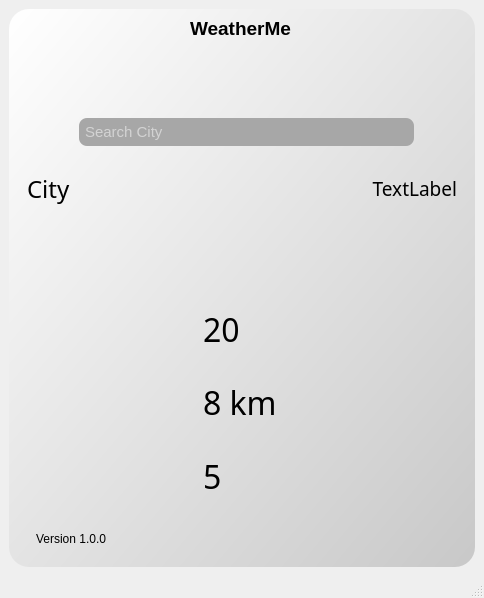
<?xml version="1.0" encoding="UTF-8"?>
<ui version="4.0">
 <class>MainWindow</class>
 <widget class="QMainWindow" name="MainWindow">
  <property name="geometry">
   <rect>
    <x>0</x>
    <y>0</y>
    <width>484</width>
    <height>598</height>
   </rect>
  </property>
  <property name="minimumSize">
   <size>
    <width>100</width>
    <height>100</height>
   </size>
  </property>
  <property name="windowTitle">
   <string>MainWindow</string>
  </property>
  <widget class="QWidget" name="centralwidget">
   <layout class="QVBoxLayout" name="verticalLayout_7">
    <item>
     <widget class="QFrame" name="frame">
      <property name="styleSheet">
       <string notr="true">background-color: qlineargradient(spread:pad, x1:0, y1:0, x2:1, y2:1, stop:0 rgba(255, 255, 255, 255), stop:1 rgba(200, 200, 200, 255));
border-radius:20px;</string>
      </property>
      <property name="frameShape">
       <enum>QFrame::StyledPanel</enum>
      </property>
      <property name="frameShadow">
       <enum>QFrame::Raised</enum>
      </property>
      <layout class="QVBoxLayout" name="verticalLayout_2">
       <property name="spacing">
        <number>0</number>
       </property>
       <property name="leftMargin">
        <number>0</number>
       </property>
       <property name="topMargin">
        <number>0</number>
       </property>
       <property name="rightMargin">
        <number>0</number>
       </property>
       <property name="bottomMargin">
        <number>0</number>
       </property>
       <item>
        <widget class="QFrame" name="frame_2">
         <property name="styleSheet">
          <string notr="true">background-color:transparent;</string>
         </property>
         <property name="frameShape">
          <enum>QFrame::StyledPanel</enum>
         </property>
         <property name="frameShadow">
          <enum>QFrame::Raised</enum>
         </property>
         <layout class="QVBoxLayout" name="verticalLayout_6">
          <property name="spacing">
           <number>0</number>
          </property>
          <property name="topMargin">
           <number>0</number>
          </property>
          <property name="rightMargin">
           <number>0</number>
          </property>
          <property name="bottomMargin">
           <number>0</number>
          </property>
          <item alignment="Qt::AlignTop">
           <widget class="QFrame" name="frame_3">
            <property name="frameShape">
             <enum>QFrame::StyledPanel</enum>
            </property>
            <property name="frameShadow">
             <enum>QFrame::Raised</enum>
            </property>
            <layout class="QHBoxLayout" name="horizontalLayout_3">
             <property name="spacing">
              <number>0</number>
             </property>
             <property name="topMargin">
              <number>0</number>
             </property>
             <property name="rightMargin">
              <number>0</number>
             </property>
             <property name="bottomMargin">
              <number>0</number>
             </property>
             <item>
              <spacer name="horizontalSpacer_6">
               <property name="orientation">
                <enum>Qt::Horizontal</enum>
               </property>
               <property name="sizeType">
                <enum>QSizePolicy::Expanding</enum>
               </property>
               <property name="sizeHint" stdset="0">
                <size>
                 <width>128</width>
                 <height>20</height>
                </size>
               </property>
              </spacer>
             </item>
             <item>
              <widget class="QFrame" name="frame_4">
               <property name="frameShape">
                <enum>QFrame::StyledPanel</enum>
               </property>
               <property name="frameShadow">
                <enum>QFrame::Raised</enum>
               </property>
               <layout class="QVBoxLayout" name="verticalLayout_4">
                <item>
                 <spacer name="horizontalSpacer">
                  <property name="orientation">
                   <enum>Qt::Horizontal</enum>
                  </property>
                  <property name="sizeType">
                   <enum>QSizePolicy::MinimumExpanding</enum>
                  </property>
                  <property name="sizeHint" stdset="0">
                   <size>
                    <width>40</width>
                    <height>20</height>
                   </size>
                  </property>
                 </spacer>
                </item>
               </layout>
              </widget>
             </item>
             <item>
              <widget class="QLabel" name="label_2">
               <property name="font">
                <font>
                 <pointsize>14</pointsize>
                 <weight>75</weight>
                 <bold>true</bold>
                </font>
               </property>
               <property name="text">
                <string>WeatherMe</string>
               </property>
              </widget>
             </item>
             <item>
              <spacer name="horizontalSpacer_7">
               <property name="orientation">
                <enum>Qt::Horizontal</enum>
               </property>
               <property name="sizeHint" stdset="0">
                <size>
                 <width>40</width>
                 <height>20</height>
                </size>
               </property>
              </spacer>
             </item>
             <item>
              <spacer name="horizontalSpacer_5">
               <property name="orientation">
                <enum>Qt::Horizontal</enum>
               </property>
               <property name="sizeType">
                <enum>QSizePolicy::MinimumExpanding</enum>
               </property>
               <property name="sizeHint" stdset="0">
                <size>
                 <width>40</width>
                 <height>20</height>
                </size>
               </property>
              </spacer>
             </item>
             <item alignment="Qt::AlignLeft">
              <widget class="QFrame" name="frame_6">
               <property name="frameShape">
                <enum>QFrame::StyledPanel</enum>
               </property>
               <property name="frameShadow">
                <enum>QFrame::Raised</enum>
               </property>
               <layout class="QHBoxLayout" name="horizontalLayout">
                <item>
                 <widget class="QPushButton" name="minimiz">
                  <property name="text">
                   <string/>
                  </property>
                  <property name="icon">
                   <iconset resource="../resources.qrc">
                    <normaloff>:/icons/icons/minimize-sign.png</normaloff>:/icons/icons/minimize-sign.png</iconset>
                  </property>
                  <property name="iconSize">
                   <size>
                    <width>20</width>
                    <height>20</height>
                   </size>
                  </property>
                 </widget>
                </item>
                <item>
                 <widget class="QPushButton" name="maxwin">
                  <property name="text">
                   <string/>
                  </property>
                  <property name="icon">
                   <iconset resource="../resources.qrc">
                    <normaloff>:/icons/icons/new-tab.png</normaloff>:/icons/icons/new-tab.png</iconset>
                  </property>
                  <property name="iconSize">
                   <size>
                    <width>20</width>
                    <height>20</height>
                   </size>
                  </property>
                 </widget>
                </item>
                <item>
                 <widget class="QPushButton" name="close">
                  <property name="text">
                   <string/>
                  </property>
                  <property name="icon">
                   <iconset resource="../resources.qrc">
                    <normaloff>:/icons/icons/cross.png</normaloff>:/icons/icons/cross.png</iconset>
                  </property>
                  <property name="iconSize">
                   <size>
                    <width>20</width>
                    <height>20</height>
                   </size>
                  </property>
                 </widget>
                </item>
               </layout>
              </widget>
             </item>
            </layout>
           </widget>
          </item>
          <item>
           <spacer name="verticalSpacer_2">
            <property name="orientation">
             <enum>Qt::Vertical</enum>
            </property>
            <property name="sizeType">
             <enum>QSizePolicy::MinimumExpanding</enum>
            </property>
            <property name="sizeHint" stdset="0">
             <size>
              <width>20</width>
              <height>60</height>
             </size>
            </property>
           </spacer>
          </item>
          <item alignment="Qt::AlignTop">
           <widget class="QFrame" name="frame_14">
            <property name="frameShape">
             <enum>QFrame::StyledPanel</enum>
            </property>
            <property name="frameShadow">
             <enum>QFrame::Raised</enum>
            </property>
            <layout class="QHBoxLayout" name="horizontalLayout_2">
             <item>
              <spacer name="horizontalSpacer_8">
               <property name="orientation">
                <enum>Qt::Horizontal</enum>
               </property>
               <property name="sizeType">
                <enum>QSizePolicy::Fixed</enum>
               </property>
               <property name="sizeHint" stdset="0">
                <size>
                 <width>50</width>
                 <height>20</height>
                </size>
               </property>
              </spacer>
             </item>
             <item>
              <widget class="QLineEdit" name="search">
               <property name="maximumSize">
                <size>
                 <width>400</width>
                 <height>250</height>
                </size>
               </property>
               <property name="sizeIncrement">
                <size>
                 <width>90</width>
                 <height>80</height>
                </size>
               </property>
               <property name="font">
                <font>
                 <pointsize>11</pointsize>
                </font>
               </property>
               <property name="styleSheet">
                <string notr="true">background-color: rgb(167, 167, 167);
color:white;
border-radius:8px;
margin:2px;
padding:4px;</string>
               </property>
               <property name="placeholderText">
                <string>Search City</string>
               </property>
               <property name="clearButtonEnabled">
                <bool>true</bool>
               </property>
              </widget>
             </item>
             <item>
              <spacer name="horizontalSpacer_9">
               <property name="orientation">
                <enum>Qt::Horizontal</enum>
               </property>
               <property name="sizeType">
                <enum>QSizePolicy::Fixed</enum>
               </property>
               <property name="sizeHint" stdset="0">
                <size>
                 <width>50</width>
                 <height>20</height>
                </size>
               </property>
              </spacer>
             </item>
            </layout>
           </widget>
          </item>
          <item>
           <spacer name="verticalSpacer">
            <property name="orientation">
             <enum>Qt::Vertical</enum>
            </property>
            <property name="sizeType">
             <enum>QSizePolicy::Expanding</enum>
            </property>
            <property name="sizeHint" stdset="0">
             <size>
              <width>40</width>
              <height>20</height>
             </size>
            </property>
           </spacer>
          </item>
          <item alignment="Qt::AlignTop">
           <widget class="QFrame" name="frame_18">
            <property name="frameShape">
             <enum>QFrame::StyledPanel</enum>
            </property>
            <property name="frameShadow">
             <enum>QFrame::Raised</enum>
            </property>
            <layout class="QHBoxLayout" name="horizontalLayout_13">
             <item>
              <widget class="QLabel" name="city_display">
               <property name="font">
                <font>
                 <family>Yu Gothic UI Light</family>
                 <pointsize>18</pointsize>
                </font>
               </property>
               <property name="text">
                <string>City</string>
               </property>
              </widget>
             </item>
             <item>
              <widget class="QFrame" name="frame_19">
               <property name="frameShape">
                <enum>QFrame::StyledPanel</enum>
               </property>
               <property name="frameShadow">
                <enum>QFrame::Raised</enum>
               </property>
               <layout class="QHBoxLayout" name="horizontalLayout_12">
                <item>
                 <widget class="QLabel" name="time_display">
                  <property name="font">
                   <font>
                    <family>Yu Gothic UI Light</family>
                    <pointsize>14</pointsize>
                   </font>
                  </property>
                  <property name="text">
                   <string>TextLabel</string>
                  </property>
                  <property name="alignment">
                   <set>Qt::AlignRight|Qt::AlignTrailing|Qt::AlignVCenter</set>
                  </property>
                 </widget>
                </item>
               </layout>
              </widget>
             </item>
            </layout>
           </widget>
          </item>
          <item>
           <widget class="QFrame" name="frame_5">
            <property name="maximumSize">
             <size>
              <width>16777215</width>
              <height>400</height>
             </size>
            </property>
            <property name="frameShape">
             <enum>QFrame::StyledPanel</enum>
            </property>
            <property name="frameShadow">
             <enum>QFrame::Raised</enum>
            </property>
            <layout class="QVBoxLayout" name="verticalLayout_5">
             <property name="spacing">
              <number>5</number>
             </property>
             <property name="leftMargin">
              <number>1</number>
             </property>
             <property name="topMargin">
              <number>1</number>
             </property>
             <property name="rightMargin">
              <number>1</number>
             </property>
             <property name="bottomMargin">
              <number>1</number>
             </property>
             <item alignment="Qt::AlignTop">
              <widget class="QFrame" name="frame_10">
               <property name="frameShape">
                <enum>QFrame::StyledPanel</enum>
               </property>
               <property name="frameShadow">
                <enum>QFrame::Raised</enum>
               </property>
               <layout class="QHBoxLayout" name="horizontalLayout_5">
                <property name="spacing">
                 <number>0</number>
                </property>
                <property name="leftMargin">
                 <number>0</number>
                </property>
                <property name="topMargin">
                 <number>0</number>
                </property>
                <property name="rightMargin">
                 <number>0</number>
                </property>
                <property name="bottomMargin">
                 <number>0</number>
                </property>
                <item>
                 <spacer name="horizontalSpacer_3">
                  <property name="orientation">
                   <enum>Qt::Horizontal</enum>
                  </property>
                  <property name="sizeHint" stdset="0">
                   <size>
                    <width>40</width>
                    <height>20</height>
                   </size>
                  </property>
                 </spacer>
                </item>
                <item alignment="Qt::AlignHCenter|Qt::AlignTop">
                 <widget class="QLabel" name="time_icon">
                  <property name="minimumSize">
                   <size>
                    <width>0</width>
                    <height>80</height>
                   </size>
                  </property>
                  <property name="maximumSize">
                   <size>
                    <width>80</width>
                    <height>80</height>
                   </size>
                  </property>
                  <property name="styleSheet">
                   <string notr="true">padding:10px;</string>
                  </property>
                  <property name="text">
                   <string/>
                  </property>
                  <property name="pixmap">
                   <pixmap resource="../resources.qrc">:/icons/icons/sun.png</pixmap>
                  </property>
                  <property name="scaledContents">
                   <bool>true</bool>
                  </property>
                 </widget>
                </item>
                <item>
                 <spacer name="horizontalSpacer_4">
                  <property name="orientation">
                   <enum>Qt::Horizontal</enum>
                  </property>
                  <property name="sizeHint" stdset="0">
                   <size>
                    <width>40</width>
                    <height>20</height>
                   </size>
                  </property>
                 </spacer>
                </item>
               </layout>
              </widget>
             </item>
             <item alignment="Qt::AlignVCenter">
              <widget class="QFrame" name="frame_11">
               <property name="frameShape">
                <enum>QFrame::StyledPanel</enum>
               </property>
               <property name="frameShadow">
                <enum>QFrame::Raised</enum>
               </property>
               <layout class="QHBoxLayout" name="horizontalLayout_6">
                <item>
                 <widget class="QLabel" name="label_3">
                  <property name="maximumSize">
                   <size>
                    <width>60</width>
                    <height>60</height>
                   </size>
                  </property>
                  <property name="styleSheet">
                   <string notr="true">padding:10px;</string>
                  </property>
                  <property name="text">
                   <string/>
                  </property>
                  <property name="pixmap">
                   <pixmap resource="../resources.qrc">:/icons/icons/thermometer.png</pixmap>
                  </property>
                  <property name="scaledContents">
                   <bool>true</bool>
                  </property>
                  <property name="alignment">
                   <set>Qt::AlignCenter</set>
                  </property>
                 </widget>
                </item>
                <item>
                 <spacer name="horizontalSpacer_10">
                  <property name="orientation">
                   <enum>Qt::Horizontal</enum>
                  </property>
                  <property name="sizeType">
                   <enum>QSizePolicy::Fixed</enum>
                  </property>
                  <property name="sizeHint" stdset="0">
                   <size>
                    <width>100</width>
                    <height>20</height>
                   </size>
                  </property>
                 </spacer>
                </item>
                <item alignment="Qt::AlignVCenter">
                 <widget class="QFrame" name="frame_15">
                  <property name="styleSheet">
                   <string notr="true"/>
                  </property>
                  <property name="frameShape">
                   <enum>QFrame::StyledPanel</enum>
                  </property>
                  <property name="frameShadow">
                   <enum>QFrame::Raised</enum>
                  </property>
                  <layout class="QHBoxLayout" name="horizontalLayout_9">
                   <item>
                    <widget class="QLabel" name="temp">
                     <property name="font">
                      <font>
                       <family>Segoe UI Light</family>
                       <pointsize>24</pointsize>
                      </font>
                     </property>
                     <property name="text">
                      <string>20</string>
                     </property>
                     <property name="alignment">
                      <set>Qt::AlignLeading|Qt::AlignLeft|Qt::AlignVCenter</set>
                     </property>
                     <property name="wordWrap">
                      <bool>true</bool>
                     </property>
                    </widget>
                   </item>
                  </layout>
                 </widget>
                </item>
               </layout>
              </widget>
             </item>
             <item alignment="Qt::AlignVCenter">
              <widget class="QFrame" name="frame_12">
               <property name="frameShape">
                <enum>QFrame::StyledPanel</enum>
               </property>
               <property name="frameShadow">
                <enum>QFrame::Raised</enum>
               </property>
               <layout class="QHBoxLayout" name="horizontalLayout_7">
                <item>
                 <widget class="QLabel" name="label_4">
                  <property name="maximumSize">
                   <size>
                    <width>60</width>
                    <height>60</height>
                   </size>
                  </property>
                  <property name="styleSheet">
                   <string notr="true">padding:10px;</string>
                  </property>
                  <property name="text">
                   <string/>
                  </property>
                  <property name="pixmap">
                   <pixmap resource="../resources.qrc">:/icons/icons/wind.png</pixmap>
                  </property>
                  <property name="scaledContents">
                   <bool>true</bool>
                  </property>
                  <property name="alignment">
                   <set>Qt::AlignCenter</set>
                  </property>
                 </widget>
                </item>
                <item>
                 <spacer name="horizontalSpacer_11">
                  <property name="orientation">
                   <enum>Qt::Horizontal</enum>
                  </property>
                  <property name="sizeType">
                   <enum>QSizePolicy::Fixed</enum>
                  </property>
                  <property name="sizeHint" stdset="0">
                   <size>
                    <width>100</width>
                    <height>20</height>
                   </size>
                  </property>
                 </spacer>
                </item>
                <item>
                 <widget class="QFrame" name="frame_16">
                  <property name="frameShape">
                   <enum>QFrame::StyledPanel</enum>
                  </property>
                  <property name="frameShadow">
                   <enum>QFrame::Raised</enum>
                  </property>
                  <layout class="QHBoxLayout" name="horizontalLayout_10">
                   <item>
                    <widget class="QLabel" name="wind">
                     <property name="font">
                      <font>
                       <family>Yu Gothic UI Light</family>
                       <pointsize>24</pointsize>
                      </font>
                     </property>
                     <property name="styleSheet">
                      <string notr="true"/>
                     </property>
                     <property name="text">
                      <string>8 km</string>
                     </property>
                     <property name="alignment">
                      <set>Qt::AlignLeading|Qt::AlignLeft|Qt::AlignVCenter</set>
                     </property>
                     <property name="wordWrap">
                      <bool>true</bool>
                     </property>
                    </widget>
                   </item>
                  </layout>
                 </widget>
                </item>
               </layout>
              </widget>
             </item>
             <item alignment="Qt::AlignVCenter">
              <widget class="QFrame" name="frame_13">
               <property name="frameShape">
                <enum>QFrame::StyledPanel</enum>
               </property>
               <property name="frameShadow">
                <enum>QFrame::Raised</enum>
               </property>
               <layout class="QHBoxLayout" name="horizontalLayout_8">
                <item>
                 <widget class="QLabel" name="label_5">
                  <property name="maximumSize">
                   <size>
                    <width>60</width>
                    <height>60</height>
                   </size>
                  </property>
                  <property name="styleSheet">
                   <string notr="true">padding:10px;</string>
                  </property>
                  <property name="text">
                   <string/>
                  </property>
                  <property name="pixmap">
                   <pixmap resource="../resources.qrc">:/icons/icons/uv.png</pixmap>
                  </property>
                  <property name="scaledContents">
                   <bool>true</bool>
                  </property>
                  <property name="alignment">
                   <set>Qt::AlignCenter</set>
                  </property>
                 </widget>
                </item>
                <item>
                 <spacer name="horizontalSpacer_12">
                  <property name="orientation">
                   <enum>Qt::Horizontal</enum>
                  </property>
                  <property name="sizeType">
                   <enum>QSizePolicy::Fixed</enum>
                  </property>
                  <property name="sizeHint" stdset="0">
                   <size>
                    <width>100</width>
                    <height>20</height>
                   </size>
                  </property>
                 </spacer>
                </item>
                <item>
                 <widget class="QFrame" name="frame_17">
                  <property name="frameShape">
                   <enum>QFrame::StyledPanel</enum>
                  </property>
                  <property name="frameShadow">
                   <enum>QFrame::Raised</enum>
                  </property>
                  <layout class="QHBoxLayout" name="horizontalLayout_11">
                   <item>
                    <widget class="QLabel" name="uv">
                     <property name="font">
                      <font>
                       <family>Yu Gothic UI Light</family>
                       <pointsize>24</pointsize>
                      </font>
                     </property>
                     <property name="text">
                      <string>5</string>
                     </property>
                     <property name="alignment">
                      <set>Qt::AlignLeading|Qt::AlignLeft|Qt::AlignVCenter</set>
                     </property>
                     <property name="wordWrap">
                      <bool>true</bool>
                     </property>
                    </widget>
                   </item>
                  </layout>
                 </widget>
                </item>
               </layout>
              </widget>
             </item>
            </layout>
           </widget>
          </item>
          <item alignment="Qt::AlignBottom">
           <widget class="QFrame" name="frame_7">
            <property name="frameShape">
             <enum>QFrame::StyledPanel</enum>
            </property>
            <property name="frameShadow">
             <enum>QFrame::Raised</enum>
            </property>
            <layout class="QHBoxLayout" name="horizontalLayout_4">
             <item>
              <widget class="QFrame" name="frame_8">
               <property name="frameShape">
                <enum>QFrame::StyledPanel</enum>
               </property>
               <property name="frameShadow">
                <enum>QFrame::Raised</enum>
               </property>
               <layout class="QVBoxLayout" name="verticalLayout">
                <item>
                 <widget class="QLabel" name="label_6">
                  <property name="text">
                   <string>Version 1.0.0</string>
                  </property>
                 </widget>
                </item>
               </layout>
              </widget>
             </item>
             <item>
              <widget class="QFrame" name="frame_9">
               <property name="frameShape">
                <enum>QFrame::StyledPanel</enum>
               </property>
               <property name="frameShadow">
                <enum>QFrame::Raised</enum>
               </property>
               <layout class="QVBoxLayout" name="verticalLayout_3">
                <item>
                 <spacer name="horizontalSpacer_2">
                  <property name="orientation">
                   <enum>Qt::Horizontal</enum>
                  </property>
                  <property name="sizeHint" stdset="0">
                   <size>
                    <width>330</width>
                    <height>20</height>
                   </size>
                  </property>
                 </spacer>
                </item>
               </layout>
              </widget>
             </item>
            </layout>
           </widget>
          </item>
         </layout>
        </widget>
       </item>
      </layout>
     </widget>
    </item>
   </layout>
  </widget>
  <widget class="QMenuBar" name="menubar">
   <property name="geometry">
    <rect>
     <x>0</x>
     <y>0</y>
     <width>484</width>
     <height>21</height>
    </rect>
   </property>
  </widget>
  <widget class="QStatusBar" name="statusbar"/>
 </widget>
 <resources>
  <include location="../resources.qrc"/>
 </resources>
 <connections/>
</ui>
